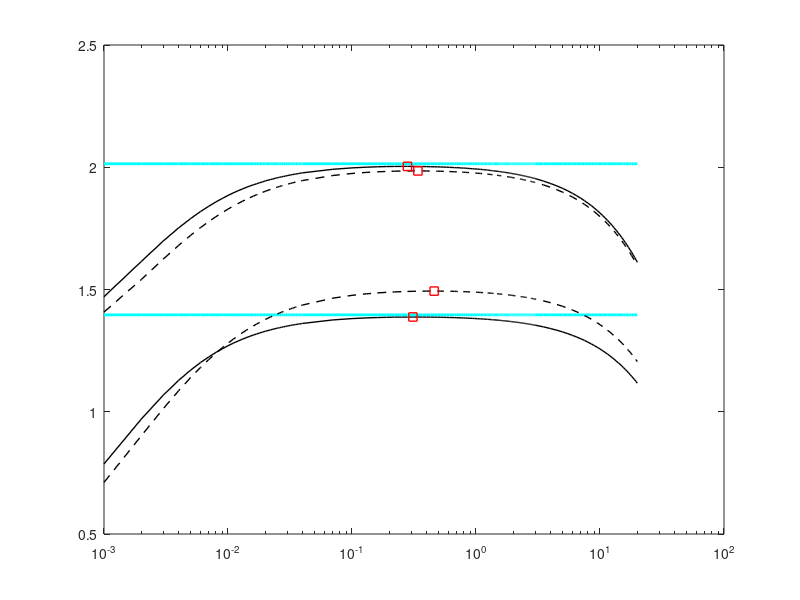

Write MATLAB code to recreate this figure. (Note: this script raises an error after producing the figure.)
%                                
%        Description: This m-file considers the Estimation-Throughput tradeoff 
%        for the fading channel.  
%        (When an outage constraint is established over the power received at PR)        
%
%        Clearly the regulated power is distributed according non central
%        chi-2 distribution. However to simplify the analysis we
%        approximate the non central distribution against the Gamma
%        distribution.
%        
%        The simulation is performed to show the following:
%        1) Analyse the throughput vs estimation curves
%        2) Confirm the theoretical analysis vs simulation results
%
%        Created on: 04.08.15
%        Revision History: 04.08.15 --> File generated   
%  
%%%%%%%%%%%%%%%%%%%%%%%%%%%%%%%%%%%%%%%%%%%%%%%%%%%%%%%%%%%%%%%%%%%%%%%%%%%

clear all;
close all;
clc;

sim = 0;                                      % Enable( = 1) to perform simulation, theoretical analysis
th = 0;                                       % disable ( = 0) to plot curves, data is read from a file
                                              % Theoretical anaylsis is also included of simulation as
                                              % numerical integration is involved
%%%%%%%%%%%%%%%%%%%%%%%%%%%%%%%%%%%%%%%%%%%%%%%%%%%%%%%%%%%%%%%%%%%%%%%%%%%
%   Parameters
%%%%%%%%%%%%%%%%%%%%%%%%%%%%%%%%%%%%%%%%%%%%%%%%%%%%%%%%%%%%%%%%%%%%%%%%%%%
P_tran = -00;                                  % Power transmitted by PR, the SNR received at ST can be 
                                              % varried using this parameter
noise_power = -100;                           % noise power -100 dBm
I_T = -110;                                   % Interference temperature -80 dBm
f_s = 1e6;                                    % 1 MHz one band
K = 0.1 * f_s;                                % K = Total number of samples in a frame = T * f_s, T = 100 ms WRAN standard
alpha_true_p = 100;                           % True Path loss between ST and PR  to achieve P_p = IT  
alpha_true_s = 080;                           % True Path loss between ST and SR  to achieve P_p = IT  
epsilon = 0.01;                               % Outage Probability constraint at PR
snr = 10^(P_tran/10) * 10^(-alpha_true_p/10)...  % snr received at the PR
    / 10^(noise_power/10);
m_p = 1;                                      % Number of realizations of channel for the link ST-PR
m_s = 1;                                      % Number of realizations of channel for the link ST-SR 

%%%%%%%%%%%%%%%%%%%%%%%%%%%%%%%%%%%%%%%%%%%%%%%%%%%%%%%%%%%%%%%%%%%%%%%%%%%
%   Simulation
%%%%%%%%%%%%%%%%%%%%%%%%%%%%%%%%%%%%%%%%%%%%%%%%%%%%%%%%%%%%%%%%%%%%%%%%%%%


if sim
    M = 1e6;                                  % Number of realizations 
    if snr == 1
        N_sim = ceil(10.^[0.2:0.4:4.4]);          % N = Total of samples used for estimation = tau * f_s (ms) 
    elseif snr == 0.1
        N_sim = [100:2000:20000];            % N = Total of samples used for estimation = tau * f_s (ms)      
    end
    P_reg_sim = zeros(1, length(N_sim));      % Regulated transmitted power at ST
    P_rcvd_sim = zeros(1, M);                 % Received Power at ST

    Exp_R_sim = zeros(1,length(N_sim));       % Expected throughput  
    num_tp = 10000;                           % Number of test points
    for i=1:length(N_sim)
        disp(strcat('N = ',num2str(N_sim(i)))); 
        g_p = ones(1, M) .* random('gam',m_p, 1, 1, M);
        g_s = random('gam',m_s, 1, 1, M); 
        parfor j=1:M
            % Estimate the received power P_reg with additive noise amplitude (zero mean and noise variance) 
            samples = sqrt(g_p(j) * 10^((P_tran)/10) * 10^(-alpha_true_p/10)) * ones(1, N_sim(i)) + random('norm', 0, sqrt(10^(noise_power/10)), 1, N_sim(i));
            % Checkpoint 
            % Here the samples must be Gaussian distributed with mean = 10^(P_reg/10), 
            % examine by ploting the histogram, hist(samples, 100)
            P_rcvd_sim(j) = mean(samples.^2);                      
            
        end            
            % Perform power control over the received samples, 
            % hist(P_reg_sim(i,:), 200)
            % print(gcf,'-dpdf','../figures/hist_P_reg')
            test_points = linspace(10^(noise_power/10) * (1 + m_p * snr), max(P_rcvd_sim), num_tp);
            for k=1:num_tp
                %(length(find(P_rcvd_sim < test_points(k)))/M)
                if (length(find(P_rcvd_sim < test_points(k)))/M) >= (1 - epsilon)   
                    P_reg_sim(i) = 10^(I_T/10) * 10^(P_tran/10) /...
                        (test_points(k) - 10^(noise_power/10));       
                    break;
                end
            end            
       
          
            Exp_R_sim(i) = mean((K- N_sim(i))/K * log2(1 + g_s * 10^(-alpha_true_s/10) * P_reg_sim(i) / 10^(noise_power/10)));     
            
            disp(strcat('Exp_R_sim(i) = ',num2str(Exp_R_sim(i)))); 
            disp(strcat('P_reg_sim(i) = ',num2str(P_reg_sim(i)))); 
    end
    save('results_thr_est_time_tradeoff_fading_wo_nu_snr_m00_log_e01_sim.mat');
    if ~th      % If theoretical analysis is already simulated the computation ends here.
        quit;
    end
end
    
%%%%%%%%%%%%%%%%%%%%%%%%%%%%%%%%%%%%%%%%%%%%%%%%%%%%%%%%%%%%%%%%%%%%%%%%%%%
%   Theoretical analysis
%%%%%%%%%%%%%%%%%%%%%%%%%%%%%%%%%%%%%%%%%%%%%%%%%%%%%%%%%%%%%%%%%%%%%%%%%%%
if th
   %% Theoretical parameters    
    if snr == 1
        N_th = [1:1:39,40:30:2980,3000:500:10000,10500:0500:20000];  % N = Total of samples used for estimation = tau * f_s (ms)
    elseif snr == 0.1
        N_th = [100:200:20000];  % N = Total of samples used for estimation = tau * f_s (ms)
    end
   
   
    P_reg_th = zeros(1,length(N_th));          % Expected power regulated by ST
    Exp_R_th = zeros(1,length(N_th));          % Expected throughput  
    num_tp = 5000;                             % Number of test points
    P_reg_ga_th = zeros(1,length(N_th));       % Expected power regulated by ST (applying Gamma Approximation)
    Exp_R_ga_th = zeros(1,length(N_th));       % Expected throughput (applying Gamma Approximation) 

    for i=1:length(N_th)       
        disp(strcat('N_th = ',num2str(N_th(i))));             
           
       %% Determining the performance meterics --> Exp_R
       %% Expected values           
       
       %% Gamma Approximation to the non-central chi-squared distribution
       
       %% Determine the controlled power
       if 0 %% Method 1  -- Not Working
           temp_preg = 10^(I_T/10) * 10^(P_tran/10) ./...
               (10^(noise_power/10)/N_th(i) * (2 + 4 * snr)./(1 + snr) .*...
                gammaincinv((1 - epsilon), N_th(i) * (1 + snr).^2./(2 + 4 * snr)) - 10^(noise_power/10))
           func_preg = @(t) 10^(I_T/10) * 10^(P_tran/10) ./...
               (10^(noise_power/10)/N_th(i) * (2 + 4 * t * snr)./(1 + t * snr) .*...
                gammaincinv((1 - epsilon), N_th(i) * (1 + t * snr).^2./(2 + 4 * t * snr))...
                - 10^(noise_power/10)) .* exp(-t);       
           P_reg_th(i) = integral(func_preg, 0, 100);
       end
       
       if 1 %% Method 2  -- Working But takes to long       
           M = 1e3;
           g_p = ones(1, M) .* random('gam',m_p, 1, 1, M);
           P_rcvd_sim = zeros(1, M);
           parfor j=1:M
                % Estimate the received power P_reg with additive noise amplitude (zero mean and noise variance) 
                samples = sqrt(g_p(j) * 10^((P_tran)/10) * 10^(-alpha_true_p/10)) * ones(1, N_th(i)) + random('norm', 0, sqrt(10^(noise_power/10)), 1, N_th(i));
                % Checkpoint 
                % Here the samples must be Gaussian distributed with mean = 10^(P_reg/10), 
                % examine by ploting the histogram, hist(samples, 100)
                P_rcvd_sim(j) = mean(samples.^2);                      

            end 
            test_points = linspace(10^(noise_power/10) * (1 + m_p * snr), max(P_rcvd_sim), num_tp);
            for k = num_tp:-1:1                      
                func_prcvd = @(t) gammainc(test_points(k)./(10^(noise_power/10)/N_th(i)...
                    * (2 + 4 * t * snr)./(1 + t * snr)),...
                    N_th(i) * (1 + t * snr).^2./(2 + 4 * t * snr)) .* exp(-t);
                result = integral(func_prcvd, 0, 100);                
                if result <= (1 - epsilon)
                    test_points(i);
                    P_reg_th(i) = 10^(I_T/10) * 10^(P_tran/10)/...
                        (test_points(k) - 10^(noise_power/10));                    
                    break;
                end
            end
           %% Expected Rate
           func_r_em = @(u) (K- N_th(i))/K * log2(1 + u * P_reg_th(i) * 10^(-alpha_true_s/10) /...
                10^(noise_power/10)) .* exp(-u);
            Exp_R_th(i) = integral(func_r_em, 0, 100);
            disp(strcat('Exp_R_th(i) = ',num2str(Exp_R_th(i)))); 
            disp(strcat('P_reg_th(i) = ',num2str(P_reg_th(i))));
       end
       
       if 1  %% Method 3 -- Approximating the first two moments of the distribution for Prcvd with 
             %% the moments of Gamma distribution -- Not so Accurate for low SNR and for N > 1000

            %% The mean and variance are determined from the moment generating function 
            mean_nc = 10^(noise_power/10) * (1 + m_p * snr);
            var_nc =  (10^(noise_power/10))^2/N_th(i) * (2 * + 4 * m_p *...
                snr + N_th(i) * m_s * (snr)^2);
            % Parameters for Gamma distribution 
            b = var_nc / mean_nc;
            a = mean_nc / b;
            P_reg_ga_th(i) = 10^(I_T/10) * 10^(P_tran/10) / (b * gammaincinv((1 - epsilon),a) - 10^(noise_power/10));       
           
            %% Expected Rate
            func_r_em = @(u) (K- N_th(i))/K * log2(1 + u * P_reg_ga_th(i) * 10^(-alpha_true_s/10) /...
                10^(noise_power/10)) .* exp(-u);
            Exp_R_ga_th(i) = integral(func_r_em, 0, 100);
            disp(strcat('Exp_R_ga_th(i) = ',num2str(Exp_R_ga_th(i)))); 
            disp(strcat('Exp_R_ga_th(i) = ',num2str(P_reg_ga_th(i))));
       end 
    end
    %%%%%%%%%%%%%%%%%%%%%%%%%%%%%%%%%%%%%%%%%%%%%%%%%%%%%%%%%%%%%%%%%%%%%%%%%%%
    %   Finding optimum estimation time
    %%%%%%%%%%%%%%%%%%%%%%%%%%%%%%%%%%%%%%%%%%%%%%%%%%%%%%%%%%%%%%%%%%%%%%%%%%%
    % Optimum throughput for the ideal model
    [Exp_R_opt index] = max(Exp_R_th);
    N_opt = N_th(index);

    save('results_thr_est_time_tradeoff_fading_wo_nu_snr_m00_log_e01_th.mat');
    quit;
end
%%%%%%%%%%%%%%%%%%%%%%%%%%%%%%%%%%%%%%%%%%%%%%%%%%%%%%%%%%%%%%%%%%%%%%%%%%%
%   Plot curves theoretical analysis
%%%%%%%%%%%%%%%%%%%%%%%%%%%%%%%%%%%%%%%%%%%%%%%%%%%%%%%%%%%%%%%%%%%%%%%%%%%

%% Epsilon = 0.01
load('results_thr_est_time_tradeoff_fading_wo_nu_snr_m00_log_e01_th.mat');
%pbaspect([1 0.3 1]);
[value indexOfInterest] = find(N_th);
Fontsize = 9;

h2 = semilogx(N_th(indexOfInterest) * 1e-3, Exp_R_th(indexOfInterest), 'k', 'LineWidth', 1);
Ymin = min(Exp_R_th);

%% Ideal Model
if 0 %% Average Constraint 
    func_r_id = @(t,u) log2(1 + t * 10^(I_T/10) * 10^(P_tran/10) * 10^(-alpha_true_s/10)...
        ./ (u  * 10^(-alpha_true_p/10) *  10^(noise_power/10))) .* exp(-t) .* exp(-u);
    Exp_R_id = integral2(func_r_id, 0, 100, 0,100);
end

if 1 %% Ouatge Constarint
    P_reg_id = 10^(I_T/10) / 10^(-alpha_true_p/10) / log(1/(epsilon));
   
    func_r_id = @(t) log2(1 + P_reg_id * t *  10^(-alpha_true_s/10)...
        ./ (10^(noise_power/10))) .* exp(-t);
    Exp_R_id = integral(func_r_id, 0, 100);
end
hold on,
h1 = plot(N_th(indexOfInterest) * 1e-3, Exp_R_id * ones(1, length(N_th(indexOfInterest))), 'c', 'LineWidth', 2);

%% Gamma Approximation
hold on,
h5 = plot(N_th(indexOfInterest) * 1e-3, Exp_R_ga_th(indexOfInterest), 'k--', 'LineWidth', 1);
hold on,
[Exp_R_ga_opt index] = max(Exp_R_ga_th);
N_ga_opt = N_th(index);
plot(N_ga_opt * 1e-3, Exp_R_ga_opt, 'rs', 'LineWidth', 1,'handlevisibility','off');

%% Optimum Value
hold on,
h3 = semilogx(N_opt * 1e-3, Exp_R_opt, 'rs', 'LineWidth', 1);


%% Epsilon = 0.10
load('results_thr_est_time_tradeoff_fading_wo_nu_snr_m00_log_e10_th.mat');
[value indexOfInterest] = find(N_th);
Fontsize = 9;
semilogx(N_th(indexOfInterest) * 1e-3, Exp_R_th(indexOfInterest), 'k', 'LineWidth', 1);

%% Ideal Model
if 0 %% Average Constraint 
    func_r_id = @(t,u) log2(1 + t * 10^(I_T/10) * 10^(P_tran/10) * 10^(-alpha_true_s/10)...
        ./ (u  * 10^(-alpha_true_p/10) *  10^(noise_power/10))) .* exp(-t) .* exp(-u);
    Exp_R_id = integral2(func_r_id, 0, 100, 0,100);
end

if 1 %% Ouatge Constarint
    P_reg_id = 10^(I_T/10) / 10^(-alpha_true_p/10) / log(1/(epsilon));
   
    func_r_id = @(t) log2(1 + P_reg_id * t *  10^(-alpha_true_s/10)...
        ./ (10^(noise_power/10))) .* exp(-t);
    Exp_R_id = integral(func_r_id, 0, 100);
end
hold on,
h1 = plot(N_th(indexOfInterest) * 1e-3, Exp_R_id * ones(1, length(N_th(indexOfInterest))), 'c', 'LineWidth', 2);

%% Gamma Approximation

hold on,
h5 = plot(N_th(indexOfInterest) * 1e-3, Exp_R_ga_th(indexOfInterest), 'k--', 'LineWidth', 1);
hold on,
[Exp_R_ga_opt index] = max(Exp_R_ga_th);
N_ga_opt = N_th(index);
plot(N_ga_opt * 1e-3, Exp_R_ga_opt, 'rs', 'LineWidth', 1,'handlevisibility','off');

Ymax = max(Exp_R_id);

hold on,
semilogx(N_opt * 1e-3, Exp_R_opt, 'rs', 'LineWidth', 1);


%%%%%%%%%%%%%%%%%%%%%%%%%%%%%%%%%%%%%%%%%%%%%%%%%%%%%%%%%%%%%%%%%%%%%%%%%%%
%   Plot curves simulation
%%%%%%%%%%%%%%%%%%%%%%%%%%%%%%%%%%%%%%%%%%%%%%%%%%%%%%%%%%%%%%%%%%%%%%%%%%%
load('results_thr_est_time_tradeoff_fading_wo_nu_snr_m00_log_e01_sim.mat');
hold on,
h4 = plot(N_sim * 1e-3, Exp_R_sim, 'ko', 'LineWidth', 1);

load('results_thr_est_time_tradeoff_fading_wo_nu_snr_m00_log_e10_sim.mat');
hold on,
plot(N_sim * 1e-3, Exp_R_sim, 'ko', 'LineWidth', 1);


grid on;
axis([0 max(N_th) * 1e-3 Ymin  Ymax * 1.03]);
ylabel('$\rs(\tau)$ [bits/sec/Hz]','FontSize',Fontsize);
xlabel('$\tau$ [ms]','FontSize',Fontsize);
hl = legend([h1 h2 h5 h3 h4],'IM', 'EM','Lemma 2', '$\trs(\ttau)$', 'Simulated');
%set(hl, 'position',[0.725 0.12 0.15 0.31]);
set(hl, 'position',[0.57 0.12 0.29 0.28]);
set(gca,'FontSize',Fontsize);

if 0
    %%%% Zommed Image %%%%%
    % create a new pair of axes inside current figure
    ax = axes('Position',[.30 .47 .28 .27]);
    box on; % put box around new pair of axes
    child_gca = get(gca,'Children');

    [value indexOfInterest] = find(N_th <= 600 & N_th > 30);
    plot(N_th(indexOfInterest) * 1e-3, Exp_R_th(indexOfInterest), 'k', 'LineWidth', 1); % plot on new axes
    hold on,
    plot(N_th(indexOfInterest) * 1e-3, Exp_R_ga_th(indexOfInterest), 'k--', 'LineWidth', 1); % plot on new axes
    hold on,
    plot(N_opt * 1e-3, Exp_R_opt, 'rs', 'LineWidth', 1);
    hold on,
    plot(N_ga_opt * 1e-3, Exp_R_ga_opt, 'rs', 'LineWidth', 1);
    ylabel('$\rs(\tau)$','FontSize',Fontsize);
    xlabel('$\tau$ [ms]','FontSize',Fontsize);
    set(ax, 'XTick', [0.2 0.4 0.6]);
    set(ax, 'YTick', [1.72 1.75 1.78]);
    axis(ax, [min(N_th(indexOfInterest))* 1e-3 max(N_th(indexOfInterest))* 1e-3...
        min(Exp_R_th(indexOfInterest))  max(Exp_R_ga_th(indexOfInterest)) * 1.001]);
end
laprint(1, '../figures/fig_thr_est_time_tradeoff_fading', 'options', 'factory', 'width', 8, 'scalefonts',...
    'on', 'factor',0.5, 'keepfontprops', 'on');
